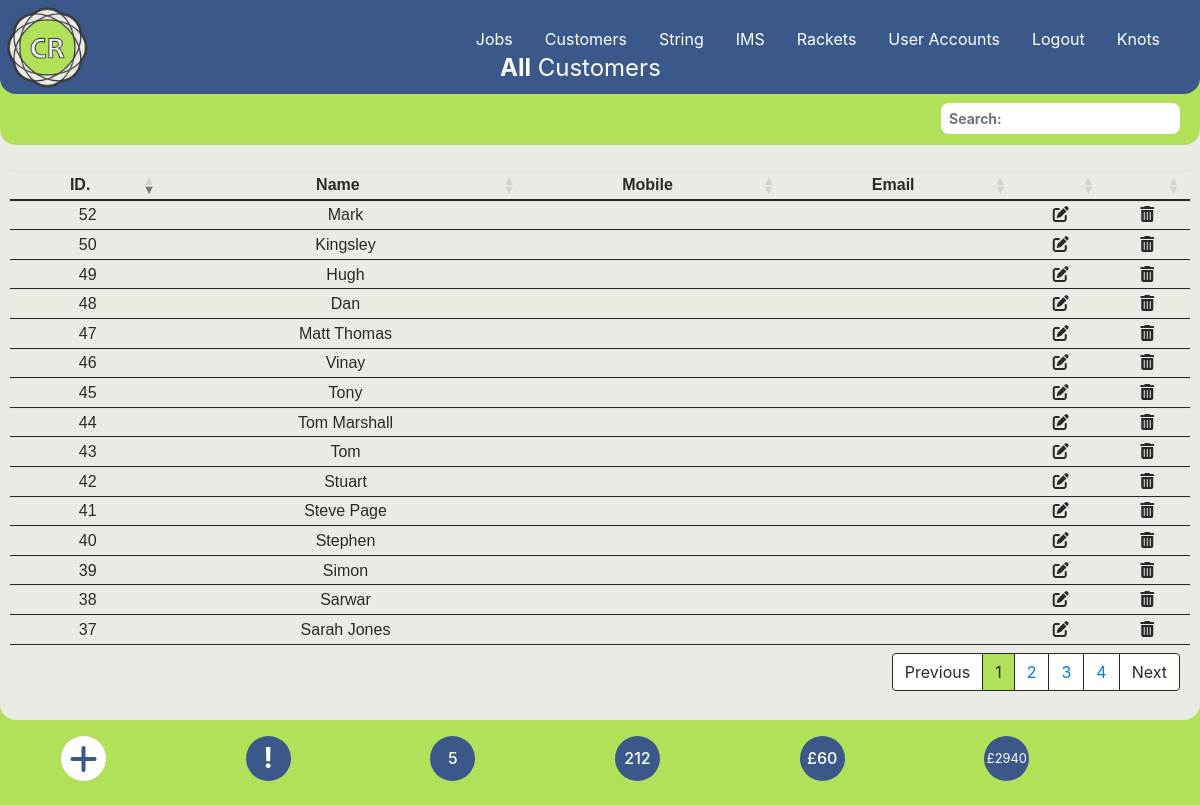
The page /customers.php (signed in) on the database its author committed.
### tables this page shows
CREATE TABLE `customer` (
  `cust_ID` int(5) NOT NULL,
  `Name` varchar(100) NOT NULL,
  `Notes` varchar(500) NOT NULL,
  `Email` varchar(100) NOT NULL,
  `Mobile` varchar(20) NOT NULL,
  `pref_string` int(6) NOT NULL,
  `pref_stringc` int(6) NOT NULL,
  `tension` varchar(5) NOT NULL,
  `tensionc` varchar(5) NOT NULL,
  `prestretch` varchar(5) NOT NULL,
  `racketid` int(10) NOT NULL
);

### customers.php (the view, shortened to what this page needs)
<?php require_once('./Connections/wcba.php');
require_once('./menu.php');
$current_month_text = date("F");
$current_month_numeric = date("m");
$current_year = date("Y");
$query_Recordset2 = "SELECT * FROM customer LEFT JOIN rackets ON customer.racketid = rackets.racketid LEFT JOIN all_string ON customer.pref_string = all_string.string_id ORDER BY name ASC";
$Recordset2 = mysqli_query($conn, $query_Recordset2) or die(mysqli_error($conn));
$row_Recordset2 = mysqli_fetch_assoc($Recordset2);
$totalRows_Recordset2 = mysqli_num_rows($Recordset2);
$query_Recordset6 = "SELECT * FROM stringjobs WHERE collection_date LIKE '___" . $current_month_numeric . "/" . $current_year . "%'ORDER BY job_id ASC;";
$Recordset6 = mysqli_query($conn, $query_Recordset6) or die(mysqli_error($conn));
$totalRows_Recordset6 = mysqli_num_rows($Recordset6);
$query_Recordset7 = "SELECT * FROM stringjobs ORDER BY job_id ASC;";
$Recordset7 = mysqli_query($conn, $query_Recordset7) or die(mysqli_error($conn));
$totalRows_Recordset7 = mysqli_num_rows($Recordset7);
$query_Recordset8 = "SELECT SUM(price) as SUM from stringjobs;";
$Recordset8 = mysqli_query($conn, $query_Recordset8) or die(mysqli_error($conn));
$row_Recordset8 = mysqli_fetch_assoc($Recordset8);
$sum = $row_Recordset8['SUM'];
$query_Recordset9 = "SELECT SUM(price) as SUM from stringjobs WHERE paid != '1';";
$Recordset9 = mysqli_query($conn, $query_Recordset9) or die(mysqli_error($conn));
$row_Recordset9 = mysqli_fetch_assoc($Recordset9);
$sum_owed = $row_Recordset9['SUM'];
?>
<!DOCTYPE html>
<html lang="en">
<head>
  <link rel="stylesheet" href="https://cdnjs.cloudflare.com/ajax/libs/font-awesome/6.4.2/css/all.min.css">
  <link rel="stylesheet" href="https://stackpath.bootstrapcdn.com/bootstrap/4.3.1/css/bootstrap.min.css">
  <link rel="stylesheet" href="https://cdnjs.cloudflare.com/ajax/libs/bootstrap-datepicker/1.9.0/css/bootstrap-datepicker3.min.css">
  <link rel="stylesheet" href="./css/style.css">
  <link rel="stylesheet" type="text/css" href="https://cdn.datatables.net/1.13.6/css/dataTables.bootstrap4.min.css" />
</head>
<body data-spy="scroll" data-target="#main-nav">
  <?php
  echo $main_menus;
  ?>
  <section>
    <div class="home-section diva">
      <p class="fxdtext"><strong>All</strong> Customers</p>
      <?php if ($totalRows_Recordset2 == 0) {
        echo "<h5 class='text-center text-dark' style='margin-top: 200px;'>No Records found</h5> ";
      } else { ?>
        <table id="tblUser" class="table-text table table-sm center">
          <thead>
            <tr>
              <th style="text-align: center">ID.</th>
              <th style="text-align: center">Name</th>
              <th class="text-center d-none d-md-table-cell">Mobile</th>
              <th class="text-center d-none d-md-table-cell">Email</th>
              <th></th>
              <th></th>
            </tr>
          </thead>
          <tbody>
            <?php
            do { ?>
              <tr>
                <td class="tdm" data-toggle="modal" data-target="#CustViewModal<?php echo $row_Recordset2['cust_ID']; ?>"><?php echo $row_Recordset2['cust_ID']; ?></td>
                <td><?php echo $row_Recordset2['Name']; ?></td>
                <td class="d-none d-md-table-cell"><?php echo $row_Recordset2['Mobile']; ?></td>
                <td class="d-none d-md-table-cell"><?php echo $row_Recordset2['Email']; ?></td>
                <td style="text-align: center"><a class="fa-solid fa-pen-to-square" href="./editcust.php?custid=<?php echo $row_Recordset2['cust_ID']; ?>"></i></td>
                <td style="text-align: center"><i class="fa-solid fa-trash-can" data-toggle="modal" data-target="#delModal<?php echo $row_Recordset2['cust_ID']; ?>"></i></td>
              </tr>
            <?php
            } while ($row_Recordset2 = mysqli_fetch_assoc($Recordset2)); ?>
          </tbody>
        </table>
      <?php } ?>
    </div>
  </section>
  <div class="container center">
    <div class="p-3 row">
      <div class="col-2">
        <a href="./addcustomer.php" type="button" class="dot fa-solid fa-plus fa-2x"></a>
      </div>
      <?php if (!empty($_SESSION['message'])) { ?>
        <div class="col-2">
          <h3 class="blinking" title="Warning Messages" data-toggle="modal" data-target="#warningModal"><strong>!</strong></h3>
        </div>
      <?php } else { ?>
        <div class="col-2">
          <h3 class="dotb" title="Warning Messages"><strong>!</strong></h3>
        </div>
      <?php } ?>
      <div class="col-2">
        <h3 class="dotbt h6 " title="Restrings for <?php echo $current_month_text; ?>"><?php echo $totalRows_Recordset6 ?></h3>
      </div>
      <div class="col-2">
        <a href="#" class="dotbt h6" title="Total restrings"><?php echo $totalRows_Recordset7 ?></a>
      </div>
      <div class="col-2">
        <a href="./jobs-unpaid.php" class="dotbt h6" title="Amount Owed"><?php echo "£" . $sum_owed ?></a>
      </div>
      <div class="col-2">
        <a href="#" class="dotbtt h7" title="Total Income"><small><?php echo "£" . $sum ?></small></a>
      </div>
    </div>
  </div>
</body>
</html>

### menu.php (shortened to what this page needs)
<?php
$main_menus = '
<nav class="navbar">
<a href="./index.php" ><img class="logopos" src="./img/logo.png" height="95px"></a>
            <ul class="nav-menu">
                <li class="nav-item">
                <a href="./string-jobs.php" class="nav-link">Jobs</a>
                </li>
                <li class="nav-item">
                <a href="./customers.php" class="nav-link">Customers</a>
                </li>
                <li class="nav-item">
                <a href="./string.php" class="nav-link">String</a>
                </li>
                <li class="nav-item">
                <a href="./string-im.php" class="nav-link">IMS</a>
                </li>
                <li class="nav-item">
                <a href="./rackets.php" class="nav-link">Rackets</a>
                </li>
                <li class="nav-item">
                <a href="./site-users.php" class="nav-link">User Accounts</a>
                </li>' . $_SESSION['loginmenu'] . '
                <li class="nav-item">
                <a href="./knots.php" class="nav-link">Knots</a>
                </li>
            </ul>
            <div class="hamburger">
                <span class="bar"></span>
                <span class="bar"></span>
                <span class="bar"></span>
            </div>
        </nav>';
?>

### css/style.css (style rules this page uses)
body { background: #b1e158; color: #fff; z-index: 0; }
.fxdtext { position: fixed; top: 50px; left: 200px; font-weight: normal; font-size: 24px; color: #ffffff; z-index: 500; }
@media screen and (max-width: 2500px) { .fxdtext { left: 500px; } }
.logopos { position: fixed; top: 0px; left: 0px; padding-top: 0; margin-top: 0; padding-left: 0; margin-left: 0; }
table.dataTable { clear: both; margin-top: 6px !important; margin-bottom: 6px !important; max-width: none !important; border-collapse: collapse !important; border-spacing: 0; padding-top: 120px; padding-left: 10px; padding-right: 10px; }
@media screen and (max-width: 2500px) { .table.dataTable { padding-top: 140px; font-size: 16px; } }
table.dataTable > thead > tr > th { border-bottom: 2px solid #292928; }
table.dataTable > tbody > tr > td { border-bottom: 1px solid #292928; }
.tdm { text-align: center; border-color: red; }
.table-text { color: #292928; font-weight: normal; font: 14px Arial, sans-serif; }
.center { margin-left: auto; margin-right: auto; }
.home-section { background: #ebebe6; width: 100%; height: 670px; border-bottom-left-radius: 1rem; border-bottom-right-radius: 1rem; z-index: 1; }
@media screen and (max-width: 2500px) { .home-section { height: 720px; } }
a, a:hover, a:focus { color: inherit; text-decoration: none; transition: all 0.3s; }
.dot { height: 45px; width: 45px; background-color: #ffffff; border-radius: 50%; display: inline-block; color: #3b588a; display: flex; align-items: center; justify-content: center; }
.dotb { height: 45px; width: 45px; background-color: #3b588a; color: #ffffff; border-radius: 50%; display: inline-block; display: flex; align-items: center; justify-content: center; }
.dotbt { height: 45px; width: 45px; background-color: #3b588a; color: #ffffff; border-radius: 50%; display: inline-block; display: flex; align-items: center; justify-content: center; }
.dotbtt { height: 45px; width: 45px; background-color: #3b588a; color: #ffffff; border-radius: 50%; display: inline-block; display: flex; align-items: center; justify-content: center; }
.navbar { position: fixed; width: 100%; background: #3b588a; opacity: 1; padding-right: 100px; height: 94px; z-index: 100; display: flex; justify-content: space-between; align-items: left; padding: 1rem 1.5rem; border-bottom-right-radius: 1rem; border-bottom-left-radius: 1rem; }
.nav-menu { display: flex; justify-content: space-between; align-items: center; }
.nav-item { margin-left: 0rem; }
.nav-link { font-size: 16px; font-weight: 400; color: #ffffff; }
ul { list-style: none; }
.diva { overflow-x: hidden; }

### rows shown on the page
customer: cust_ID "48", Name "Dan"
customer: cust_ID "49", Name "Hugh"
customer: cust_ID "50", Name "Kingsley"
customer: cust_ID "52", Name "Mark"
customer: cust_ID "47", Name "Matt Thomas"
customer: cust_ID "37", Name "Sarah Jones"
customer: cust_ID "38", Name "Sarwar"
customer: cust_ID "39", Name "Simon"
customer: cust_ID "40", Name "Stephen"
customer: cust_ID "41", Name "Steve Page"
customer: cust_ID "42", Name "Stuart"
customer: cust_ID "43", Name "Tom"
customer: cust_ID "44", Name "Tom Marshall"
customer: cust_ID "45", Name "Tony"
customer: cust_ID "46", Name "Vinay"

### other values the page prints
$_SESSION['loginmenu'] "Logout"
$totalRows_Recordset6 "5"
$totalRows_Recordset7 "212"
$sum_owed "60"
$sum "2940"
